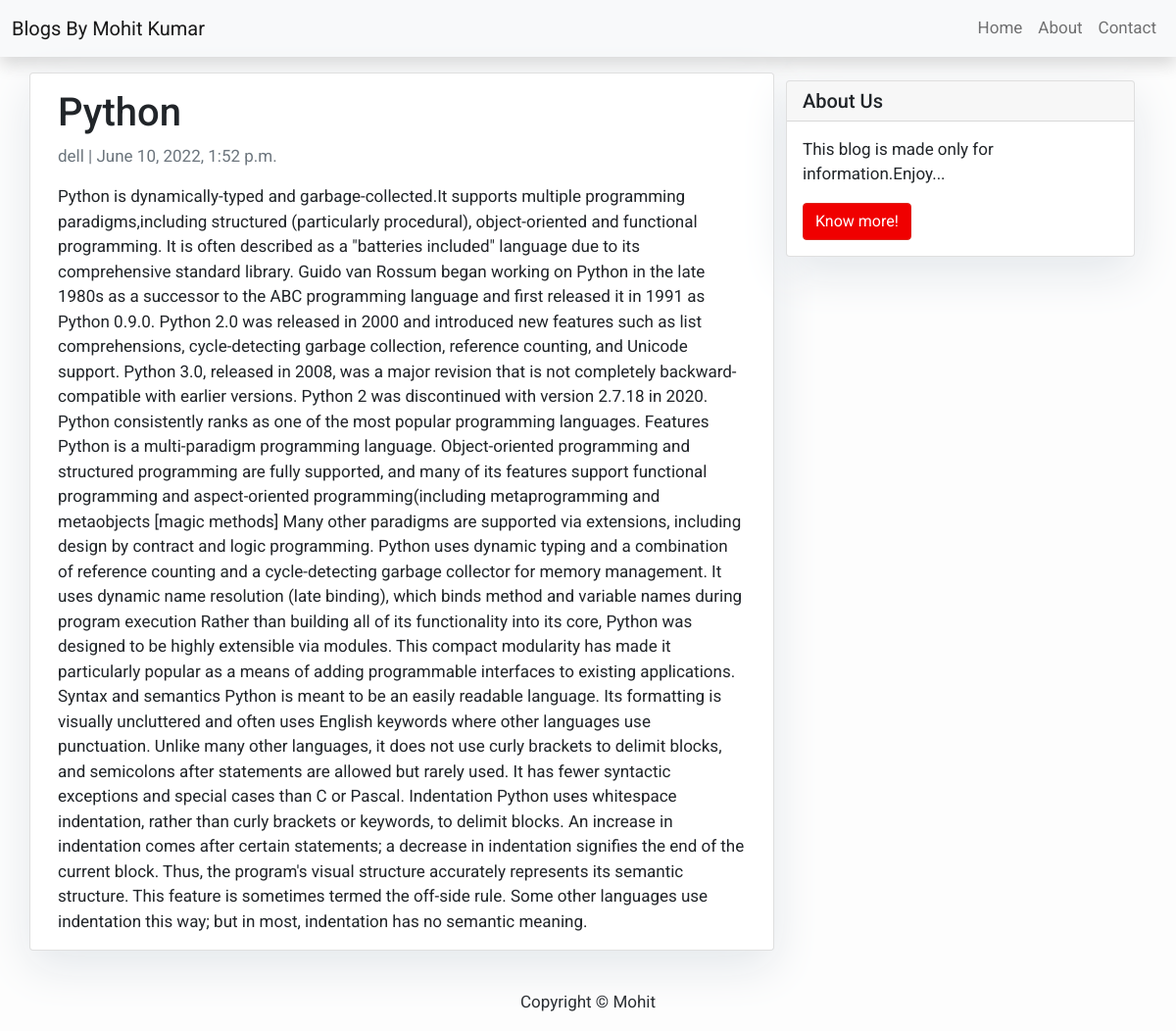
/index/python/, run on the app's committed database.
### blogs/models.py (models this page shows, shortened)
class Post(models.Model):
    title = models.CharField(max_length=200, unique=True)
    slug = models.SlugField(max_length=200, unique=True)
    author = models.ForeignKey(User, on_delete= models.CASCADE,related_name='blog_posts')
    updated_on = models.DateTimeField(auto_now= True)
    content = models.TextField()
    created_on = models.DateTimeField(auto_now_add=True)
    status = models.IntegerField(choices=STATUS, default=0)
    class Meta:
        ordering = ['-created_on']

### blogs/views.py (the view)
# urls.py: path('<slug:slug>/', views.PostDetail.as_view(), name='post_detail'),
class PostDetail(generic.DetailView):
    model = Post
    template_name = 'post_detail.html'

### home/templates/post_detail.html
{% extends 'base.html' %} {% block content %}
<div class="container">
  <div class="row">
    <div class="col-md-8 card mb-4  mt-3 left  top">
      <div class="card-body">
        <h1>{% block title %} {{ object.title }} {% endblock title %}</h1>
        <p class=" text-muted">{{ post.author }} | {{ post.created_on }}</p>
        <p class="card-text ">{{ object.content | safe }}</p>
      </div>
    </div>
    {% block sidebar %} {% include 'sidebar.html' %} {% endblock sidebar %}
  </div>
</div>
{% endblock content %}

### home/templates/base.html (style rules this page uses)
body { font-family: "Roboto", sans-serif; font-size: 17px; background-color: #fdfdfd; }

### home/templates/sidebar.html (style rules this page uses)
.card { box-shadow: 0 16px 48px #E3E7EB; }

### data on the page
Post: title "Python", author "dell", created_on "June 10, 2022, 1:52 p.m.", content "Python is dynamically-typed and garbage-collected.It supports multiple programming paradigms,including structured (particularly procedural), object-oriented and functional programming. It is often described as a \"batteries included\" language due to its comprehensive standard library. Guido van Rossum began working on Python in the late 1980s as a successor to the ABC programming language and first released it in 1991 as Python 0.9.0. Python 2.0 was released in 2000 and introduced new features such as list comprehensions, cycle-detecting garbage collection, reference counting, and Unicode support. Python 3.0, released in 2008, was a major revision that is not completely backward-compatible…"
